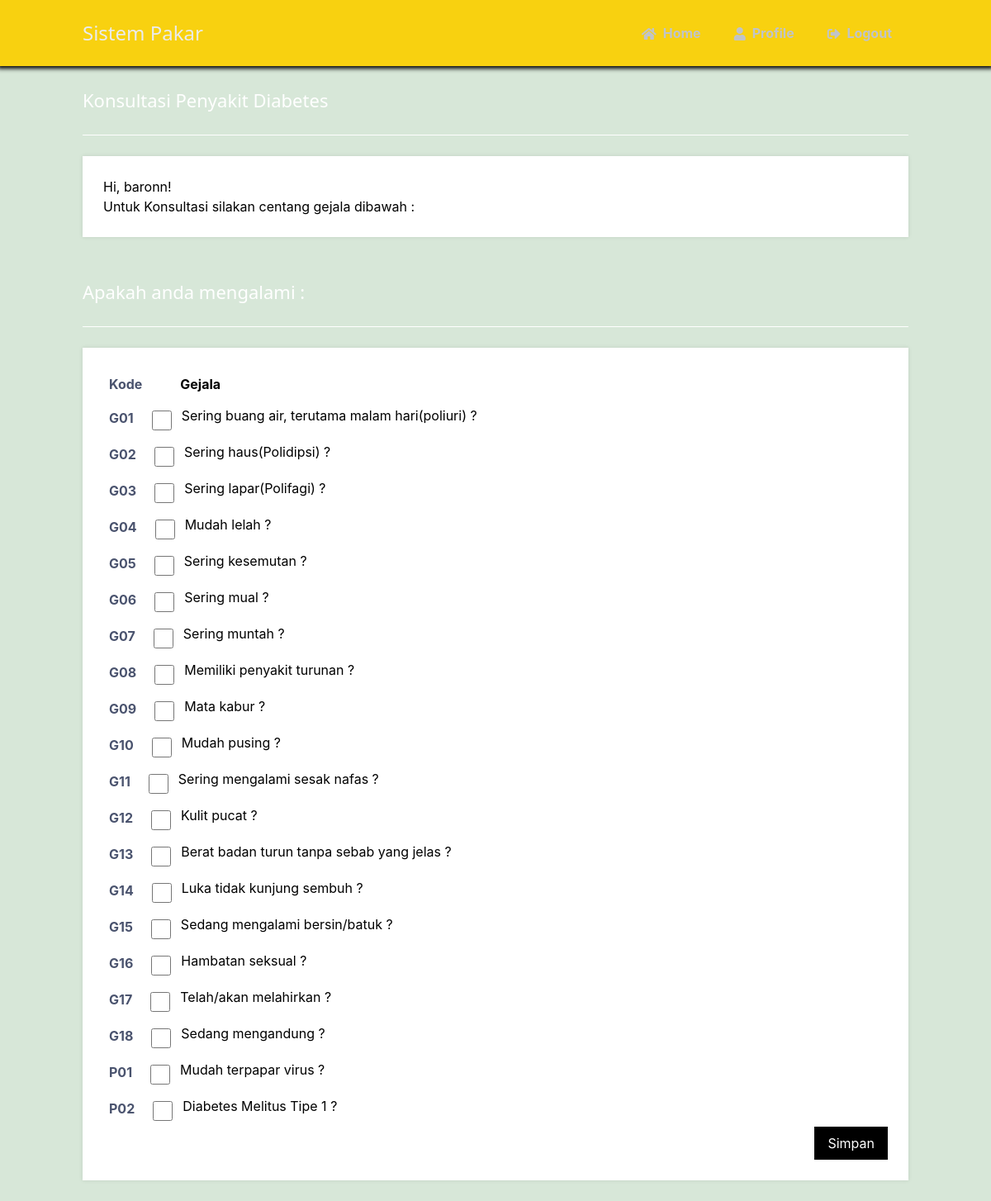
/konsultasi.php (signed in), run on the app's committed database.
### tables this page shows
CREATE TABLE IF NOT EXISTS `tb_gejala` (
  `Id_gejala` varchar(5) NOT NULL,
  `gejala` varchar(77) NOT NULL,
  UNIQUE KEY `IDgejala` (`Id_gejala`)
);

### konsultasi.php (the view, shortened to what this page needs)
<?php
$DATABASE_HOST = 'localhost';
$DATABASE_USER = 'laravel';
$DATABASE_PASS = 'lessweak!_@123';
$DATABASE_NAME = 'laravel';
$conn = mysqli_connect($DATABASE_HOST, $DATABASE_USER, $DATABASE_PASS, $DATABASE_NAME);
?>
<!DOCTYPE html>
<html>
	<head>
		<link href="css/style.css" rel="stylesheet" type="text/css">
		<link rel="stylesheet" href="https://use.fontawesome.com/releases/v5.7.1/css/all.css">
		<link rel="stylesheet" href="css/w3.css">
	</head>
	<body class="loggedin">
		<nav class="navtop">
			<div>
				<h1>Sistem Pakar</h1>
				<a href="home.php"><i class="fas fa-home"></i>Home</a>
				<a href="profile.php"><i class="fas fa-user"></i>Profile</a>
				<a href="logout.php"><i class="fas fa-sign-out-alt"></i>Logout</a>
			</div>
		</nav>
		<div class="content">
			<h2>Konsultasi Penyakit Diabetes</h2>
			<p>Hi, <?=$_SESSION['name']?>!</br>
			Untuk Konsultasi silakan centang gejala dibawah :</p>
		</div>
			<div class="content">
				<h2>Apakah anda mengalami :</h2>
				<?php
					$sql = "SELECT * FROM tb_gejala";
					$result = mysqli_query($conn, $sql);
					echo '<div>';
					echo '<table>';
					echo '<tr>';
					echo '<td>Kode</td>';
					echo '<td></td>';
					echo '<td></td>';
					echo '<td><b>Gejala</b></td>';
					echo '</tr>';
					echo '</table>';
					if ($jum = mysqli_num_rows($result)) {
    					    while($row = mysqli_fetch_array($result)) {
								$IDgejala=$row["Id_gejala"];
								$gejala=$row["gejala"];
								echo '<form action="check_konsul.php" method="post" autocomplete="off">';
								echo '<table>';
									echo '<tr>';
										echo '<td>'.$IDgejala.'</td>';
										echo '<td><input name="idgejala[]" class="w3-check" id="'.$IDgejala.'" value="'.$IDgejala.'" type="checkbox"></td>';
										echo '<td valign="top">'.$gejala.' ?</td>';
									echo '</tr>';
								echo '</table>';
								}
								echo '<div align="right">';
									echo '<input type="submit" class="w3-btn w3-black" value="Simpan">';
								echo '</div>';
								echo '</form>';
					}
				?>
			</div>
	</body>
</html>

### css/style.css (style rules this page uses)
* { box-sizing: border-box; font-family: -apple-system, BlinkMacSystemFont, "segoe ui", roboto, oxygen, ubuntu, cantarell, "fira sans", "droid sans", "helvetica neue", Arial, sans-serif; font-size: 16px; -webkit-font-smoothing: antialiased; -moz-osx-font-smoothing: grayscale; }
body { background-color: #000000; margin: 0; }
.navtop { background-color: #f8d110; height: 80px; width: 100%; border: 1px solid #f8d110; box-shadow: 0 0 5px 3px rgba(0, 0, 0, 1); }
.navtop div { display: flex; margin: 0 auto; width: 1000px; height: 100%; }
.navtop div h1, .navtop div a { display: inline-flex; align-items: center; }
.navtop div h1 { flex: 1; font-size: 24px; padding: 0; margin: 0; color: #eaebed; font-weight: normal; }
.navtop div a { padding: 0 20px; text-decoration: none; color: #c1c4c8; font-weight: bold; }
.navtop div a i { padding: 2px 8px 0 0; }
body.loggedin { background-color: #d7e7d8; }
.content { width: 1000px; margin: 0 auto; }
.content h2 { margin: 0; padding: 25px 0; font-size: 22px; border-bottom: 1px solid #ffffff; color: #ffffff; }
.content > p, .content > div { box-shadow: 0 0 5px 0 rgba(0, 0, 0, 0.1); margin: 25px 0; padding: 25px; background-color: #fff; }
.content > p table td, .content > div table td { padding: 5px; }
.content > p table td:first-child, .content > div table td:first-child { font-weight: bold; color: #4a536e; padding-right: 15px; }

### css/w3.css (style rules this page uses)
*,*:before,*:after { box-sizing:inherit }
html { -ms-text-size-adjust:100%;-webkit-text-size-adjust:100% }
body { margin:0 }
article,aside,details,figcaption,figure,footer,header,main,menu,nav,section { display:block }
a { background-color:transparent }
b,strong { font-weight:bolder }
button,input,select,textarea,optgroup { font:inherit;margin:0 }
button,input { overflow:visible }
button,[type=button],[type=reset],[type=submit] { -webkit-appearance:button }
[type=checkbox],[type=radio] { padding:0 }
html,body { font-family:Verdana,sans-serif;font-size:15px;line-height:1.5 }
html { overflow-x:hidden }
h1 { font-size:36px }
h2 { font-size:30px }
h1,h2,h3,h4,h5,h6 { font-family:"Segoe UI",Arial,sans-serif;font-weight:400;margin:10px 0 }
a { color:inherit }
.w3-btn,.w3-button { border:none;display:inline-block;padding:8px 16px;vertical-align:middle;overflow:hidden;text-decoration:none;color:inherit;background-color:inherit;text-align:center;cursor:pointer;white-space:nowrap }
.w3-btn,.w3-button { -webkit-touch-callout:none;-webkit-user-select:none;-khtml-user-select:none;-moz-user-select:none;-ms-user-select:none;user-select:none }
.w3-check,.w3-radio { width:24px;height:24px;position:relative;top:6px }
.w3-black,.w3-hover-black:hover { color:#fff!important;background-color:#000!important }

### data on the page
tb_gejala: Id_gejala "G01", gejala "Sering buang air, terutama malam hari(poliuri)"
tb_gejala: Id_gejala "G02", gejala "Sering haus(Polidipsi)"
tb_gejala: Id_gejala "G03", gejala "Sering lapar(Polifagi)"
tb_gejala: Id_gejala "G04", gejala "Mudah lelah"
tb_gejala: Id_gejala "G05", gejala "Sering kesemutan"
tb_gejala: Id_gejala "G06", gejala "Sering mual"
tb_gejala: Id_gejala "G07", gejala "Sering muntah"
tb_gejala: Id_gejala "G08", gejala "Memiliki penyakit turunan"
tb_gejala: Id_gejala "G09", gejala "Mata kabur"
tb_gejala: Id_gejala "G10", gejala "Mudah pusing"
tb_gejala: Id_gejala "G11", gejala "Sering mengalami sesak nafas"
tb_gejala: Id_gejala "G12", gejala "Kulit pucat"
tb_gejala: Id_gejala "G13", gejala "Berat badan turun tanpa sebab yang jelas"
tb_gejala: Id_gejala "G14", gejala "Luka tidak kunjung sembuh"
tb_gejala: Id_gejala "G15", gejala "Sedang mengalami bersin/batuk"
tb_gejala: Id_gejala "G16", gejala "Hambatan seksual"
tb_gejala: Id_gejala "G17", gejala "Telah/akan melahirkan"
tb_gejala: Id_gejala "G18", gejala "Sedang mengandung"
tb_gejala: Id_gejala "P01", gejala "Mudah terpapar virus"
tb_gejala: Id_gejala "P02", gejala "Diabetes Melitus Tipe 1"

### other printed values
$_SESSION['name'] "baronn"
